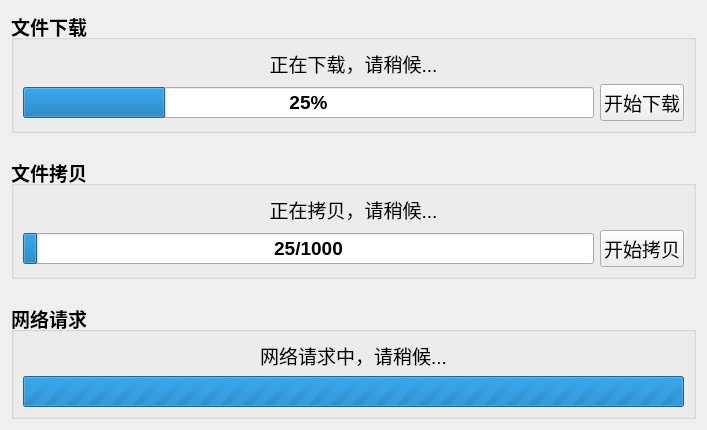
<?xml version="1.0" encoding="UTF-8"?>
<ui version="4.0">
 <class>Widget</class>
 <widget class="QWidget" name="Widget">
  <property name="geometry">
   <rect>
    <x>0</x>
    <y>0</y>
    <width>707</width>
    <height>396</height>
   </rect>
  </property>
  <property name="windowTitle">
   <string>QProgressBar</string>
  </property>
  <layout class="QVBoxLayout" name="verticalLayout_4">
   <property name="spacing">
    <number>24</number>
   </property>
   <item>
    <widget class="QGroupBox" name="groupBox">
     <property name="font">
      <font>
       <pointsize>14</pointsize>
       <bold>true</bold>
      </font>
     </property>
     <property name="title">
      <string>文件下载</string>
     </property>
     <layout class="QVBoxLayout" name="verticalLayout">
      <item>
       <widget class="QLabel" name="label">
        <property name="font">
         <font>
          <pointsize>14</pointsize>
          <bold>false</bold>
         </font>
        </property>
        <property name="text">
         <string>正在下载，请稍候...</string>
        </property>
        <property name="alignment">
         <set>Qt::AlignCenter</set>
        </property>
       </widget>
      </item>
      <item>
       <layout class="QHBoxLayout" name="horizontalLayout">
        <item>
         <widget class="QProgressBar" name="pbDownload">
          <property name="font">
           <font>
            <pointsize>14</pointsize>
            <bold>true</bold>
           </font>
          </property>
          <property name="maximum">
           <number>100</number>
          </property>
          <property name="value">
           <number>25</number>
          </property>
          <property name="alignment">
           <set>Qt::AlignLeading|Qt::AlignLeft|Qt::AlignVCenter</set>
          </property>
          <property name="textVisible">
           <bool>true</bool>
          </property>
          <property name="orientation">
           <enum>Qt::Horizontal</enum>
          </property>
          <property name="invertedAppearance">
           <bool>false</bool>
          </property>
          <property name="textDirection">
           <enum>QProgressBar::TopToBottom</enum>
          </property>
          <property name="format">
           <string>%p%</string>
          </property>
         </widget>
        </item>
        <item>
         <widget class="QPushButton" name="btnDownload">
          <property name="font">
           <font>
            <pointsize>14</pointsize>
            <bold>false</bold>
           </font>
          </property>
          <property name="text">
           <string>开始下载</string>
          </property>
         </widget>
        </item>
       </layout>
      </item>
     </layout>
    </widget>
   </item>
   <item>
    <widget class="QGroupBox" name="groupBox_2">
     <property name="font">
      <font>
       <pointsize>14</pointsize>
       <bold>true</bold>
      </font>
     </property>
     <property name="title">
      <string>文件拷贝</string>
     </property>
     <layout class="QVBoxLayout" name="verticalLayout_2">
      <item>
       <widget class="QLabel" name="label_2">
        <property name="font">
         <font>
          <pointsize>14</pointsize>
          <bold>false</bold>
         </font>
        </property>
        <property name="text">
         <string>正在拷贝，请稍候...</string>
        </property>
        <property name="alignment">
         <set>Qt::AlignCenter</set>
        </property>
       </widget>
      </item>
      <item>
       <layout class="QHBoxLayout" name="horizontalLayout_2">
        <item>
         <widget class="QProgressBar" name="pbCopy">
          <property name="font">
           <font>
            <pointsize>14</pointsize>
            <bold>true</bold>
           </font>
          </property>
          <property name="maximum">
           <number>1000</number>
          </property>
          <property name="value">
           <number>25</number>
          </property>
          <property name="alignment">
           <set>Qt::AlignRight|Qt::AlignTrailing|Qt::AlignVCenter</set>
          </property>
          <property name="textVisible">
           <bool>true</bool>
          </property>
          <property name="orientation">
           <enum>Qt::Horizontal</enum>
          </property>
          <property name="invertedAppearance">
           <bool>false</bool>
          </property>
          <property name="textDirection">
           <enum>QProgressBar::TopToBottom</enum>
          </property>
          <property name="format">
           <string>%v/%m</string>
          </property>
         </widget>
        </item>
        <item>
         <widget class="QPushButton" name="btnCopy">
          <property name="font">
           <font>
            <pointsize>14</pointsize>
            <bold>false</bold>
           </font>
          </property>
          <property name="text">
           <string>开始拷贝</string>
          </property>
         </widget>
        </item>
       </layout>
      </item>
     </layout>
    </widget>
   </item>
   <item>
    <widget class="QGroupBox" name="groupBox_3">
     <property name="font">
      <font>
       <pointsize>14</pointsize>
       <bold>true</bold>
      </font>
     </property>
     <property name="title">
      <string>网络请求</string>
     </property>
     <layout class="QVBoxLayout" name="verticalLayout_3">
      <item>
       <widget class="QLabel" name="label_3">
        <property name="font">
         <font>
          <pointsize>14</pointsize>
          <bold>false</bold>
         </font>
        </property>
        <property name="text">
         <string>网络请求中，请稍候...</string>
        </property>
        <property name="alignment">
         <set>Qt::AlignCenter</set>
        </property>
       </widget>
      </item>
      <item>
       <widget class="QProgressBar" name="pbNetwork">
        <property name="font">
         <font>
          <pointsize>14</pointsize>
          <bold>true</bold>
         </font>
        </property>
        <property name="minimum">
         <number>0</number>
        </property>
        <property name="maximum">
         <number>0</number>
        </property>
        <property name="value">
         <number>0</number>
        </property>
        <property name="alignment">
         <set>Qt::AlignRight|Qt::AlignTrailing|Qt::AlignVCenter</set>
        </property>
        <property name="textVisible">
         <bool>true</bool>
        </property>
        <property name="orientation">
         <enum>Qt::Horizontal</enum>
        </property>
        <property name="invertedAppearance">
         <bool>false</bool>
        </property>
        <property name="textDirection">
         <enum>QProgressBar::TopToBottom</enum>
        </property>
        <property name="format">
         <string>%p%</string>
        </property>
       </widget>
      </item>
     </layout>
    </widget>
   </item>
  </layout>
 </widget>
 <resources/>
 <connections/>
</ui>
